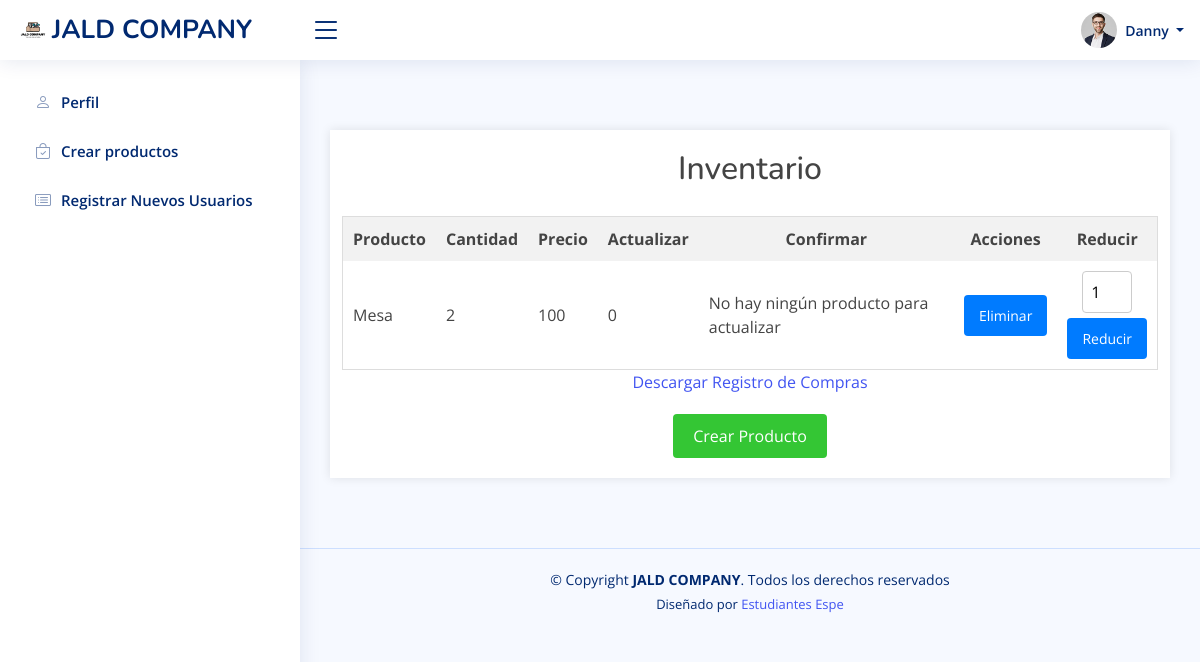
Screenshot of /ProyectoTercerParcial/php/ver_inventario.php (signed in) with the database file from the repository.
### tables this page shows
CREATE TABLE `inventario` (
  `ID` int(11) NOT NULL,
  `nombre` varchar(200) NOT NULL,
  `cantidad` int(11) NOT NULL,
  `precio` double NOT NULL,
  `precio_promedio` double NOT NULL,
  `foto` varchar(200) NOT NULL,
  `fecha` datetime DEFAULT current_timestamp() ON UPDATE current_timestamp(),
  `Unidades` varchar(255) NOT NULL,
  `cantidad_necesaria` int(11) NOT NULL DEFAULT 0,
  `codigo_registro` varchar(255) DEFAULT NULL,
  `pendiente` int(11) NOT NULL DEFAULT 0,
  `precio_despacho` decimal(10,2) DEFAULT NULL,
  `tipo` enum('PRODUCTO','MATERIAL') NOT NULL
);

### ProyectoTercerParcial/php/ver_inventario.php (the view, shortened to what this page needs)
<!DOCTYPE html>
<html lang="en">
<head>
  <link rel="stylesheet" href="../css/estilo_productos.css">
  <link href="../vendor/bootstrap/css/bootstrap.min.css" rel="stylesheet">
  <link href="../vendor/bootstrap-icons/bootstrap-icons.css" rel="stylesheet">
  <link href="../vendor/boxicons/css/boxicons.min.css" rel="stylesheet">
  <link href="../vendor/quill/quill.snow.css" rel="stylesheet">
  <link href="../vendor/quill/quill.bubble.css" rel="stylesheet">
  <link href="../vendor/remixicon/remixicon.css" rel="stylesheet">
  <link href="../vendor/simple-datatables/style.css" rel="stylesheet">
  <link href="../css/stylebootstrap.css" rel="stylesheet">
</head>
<body>
  <header id="header" class="header fixed-top d-flex align-items-center">
    <div class="d-flex align-items-center justify-content-between">
      <a href="indexAdministrador.php" class="logo d-flex align-items-center">
        <img src="../img/logo.png" alt="">
        <span class="d-none d-lg-block">JALD COMPANY</span>
      </a>
      <i class="bi bi-list toggle-sidebar-btn"></i>
    </div>
    <nav class="header-nav ms-auto">
      <ul class="d-flex align-items-center">
        <li class="nav-item dropdown pe-3">
          <a class="nav-link nav-profile d-flex align-items-center pe-0" href="#" data-bs-toggle="dropdown">
            <img src="../img/profile-img.jpg" alt="Profile" class="rounded-circle">
            <span class="d-none d-md-block dropdown-toggle ps-2">
                <?php
                echo $_SESSION["nombre"];
                ?>
            </span>
          </a>
        </li>
      </ul>
    </nav>
  </header>
  <aside id="sidebar" class="sidebar">
    <ul class="sidebar-nav" id="sidebar-nav">
        <li class="nav-item">
            <a class="nav-link collapsed" href="users-profile.php">
                <i class="bi bi-person"></i>
                <span>Perfil</span>
            </a>
        </li>
        <?php if($_SESSION["id_cargo"]==3 or $_SESSION["id_cargo"]==1):?>
            <li class="nav-item">
                <a class="nav-link collapsed" href="index_despacho.php">
                    <i class="bi bi-bag-check"></i>
                    <span>Crear productos</span>
                </a>
            </li>
        <?php endif; ?>
        <?php if($_SESSION["id_cargo"]==1):?>
      <li class="nav-item">
        <a class="nav-link collapsed" href="pages-register.html">
          <i class="bi bi-card-list"></i>
          <span>Registrar Nuevos Usuarios</span>
        </a>
      </li>
        <?php endif; ?>
    </ul>
  </aside>
  <main id="main" class="main">
  <div class="container">
<h2>Inventario</h2>
<table>
    <thead>
        <tr>
            <th>Producto</th>
            <th>Cantidad</th>
            <th>Precio</th>
            <th>Actualizar</th>
            <th>Confirmar</th>
            <th>Acciones</th>
            <th>Reducir</th>
        </tr>
    </thead>
    <tbody>
        <?php
        $conexion = mysqli_connect("localhost", "jose", "040500", "rol");
        $consulta = "SELECT * FROM inventario WHERE tipo = 'PRODUCTO'";
        $resultado = mysqli_query($conexion, $consulta);
        while ($fila = mysqli_fetch_assoc($resultado)) {
            echo "<tr>";
            echo "<td>" . $fila['nombre'] . "</td>";
            echo "<td>" . $fila['cantidad'] . "</td>";
            echo "<td>" . $fila['precio'] . "</td>";
            echo "<td>" . $fila['pendiente'] . "</td>";
            if ($fila['pendiente'] > 0) {
                echo "<td><a href='confirmar.php?id=" . $fila['ID'] . "'>Confirmar</a></td>";
            } else {
                echo "<td>No hay ningún producto para actualizar</td>";
            }
            echo "<td>
                    <form action='procesar.php' method='post'>
                        <input type='hidden' name='producto_id' value='".$fila['ID']."'>
                        <input type='submit' name='eliminarProducto' value='Eliminar'>
                    </form>
                  </td>";
            echo "<td>
                    <form action='procesar.php' method='post'>
                        <input type='hidden' name='producto_id' value='".$fila['ID']."'>
                        <input type='number' name='cantidad_eliminar' value='1' min='1' max='".$fila['cantidad']."' style='width: 50px;'>
                        <input type='submit' name='reducirProducto' value='Reducir'>
                    </form>
                  </td>";
            echo "</tr>";
        }
        ?>
    </tbody>
</table>
<a href="generar_csv.php" class="download-link">Descargar Registro de Compras</a>
<a href="index_despacho.php" class="create-product-btn">Crear Producto</a>
</div>
  </main>
  <footer id="footer" class="footer">
    <div class="copyright">
      &copy; Copyright <strong><span>JALD COMPANY</span></strong>. Todos los derechos reservados
    </div>
    <div class="credits">
      Diseñado por <a href="https://www.espe.edu.ec/">Estudiantes Espe</a>
    </div>
  </footer>
</body>
</html>

### ProyectoTercerParcial/css/estilo_productos.css (style rules this page uses)
body { font-family: Arial, sans-serif; background-color: #f4f4f4; margin: 0; padding: 0; }
.container { width: 100%; max-width: 600px; margin: 50px auto; padding: 20px; background-color: #fff; box-shadow: 0 0 10px rgba(0, 0, 0, 0.1); display: flex; flex-direction: column; align-items: center; }
h2 { text-align: center; margin-bottom: 20px; width: 100%; }
input[type="text"], input[type="number"] { width: 100%; padding: 8px; border: 1px solid #ccc; border-radius: 4px; }
input[type="submit"] { display: block; width: 100%; padding: 10px 15px; background-color: #007BFF; color: #fff; border: none; border-radius: 4px; cursor: pointer; font-size: 16px; transition: background-color 0.3s ease; }
table { width: 100%; border-collapse: collapse; margin-top: 20px; }
table, th, td { border: 1px solid #ddd; }
th, td { padding: 8px 12px; text-align: left; }
th { background-color: #f2f2f2; }
.view-inventory-btn, .create-product-btn, .materials-btn { display: inline-block; margin-top: 20px; padding: 10px 20px; color: white; text-decoration: none; border-radius: 4px; transition: background-color 0.3s ease; }
.create-product-btn { background-color: #34c634; }
table form { display: flex; flex-direction: column; align-items: center; }
table input[type="number"] { width: 50px; margin-bottom: 5px; }
table input[type="submit"] { width: auto; font-size: 14px; }
table th { padding: 10px; text-align: center; }
table td { padding: 10px; vertical-align: middle; }

### rows the page displays
inventario: nombre "Mesa", cantidad "2", precio "100", pendiente "0", shows "No hay ningún producto para actualizar"

### other values shown
$_SESSION["nombre"] "Danny"
